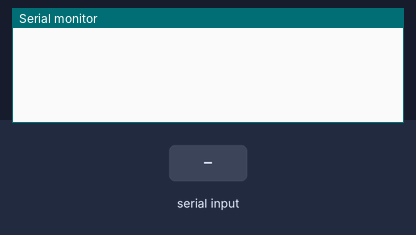
Bench run of a sketch on a simulated Arduino Uno, built with avr-gcc and run on an emulated ATmega328P. Parts: the last lines printed to the serial monitor. The inputs (shaded band) are chosen by the test bench.

Above: at 1.2 s.
1.3 s: "F" received over the second serial link
At 2.5 s:
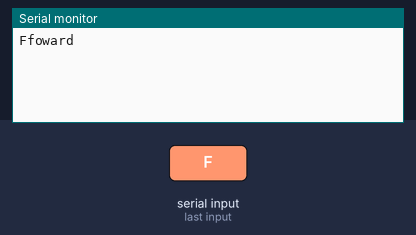
2.8 s: "1" received over the second serial link
At 3.9 s:
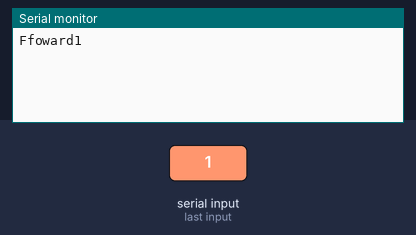

Measured:
- after the input at 1.3 s, the serial monitor: prints a new line at once (image 1)
- after the input at 2.8 s, the serial monitor: prints a new line at once (image 2)

The sketch:

bluetooth_for_nano.ino
```cpp
#include <SoftwareSerial.h>
#define BT_RXD A2
#define BT_TXD A3
SoftwareSerial BTSerial(BT_RXD,BT_TXD);
char bt_cmd;
void setup()
{
  // put your setup code here, to run once:
  Serial.begin(9600);
  BTSerial.begin(9600);
}

void loop() {
  // put your main code here, to run repeatedly:
  if(BTSerial.available())
  {
    bt_cmd=BTSerial.read();
    Serial.write(bt_cmd);
    if(bt_cmd=='F')
    {
      Serial.write("foward");
    }
  }
  if(Serial.available())
  {
    BTSerial.write(Serial.read());
  }
}
```
